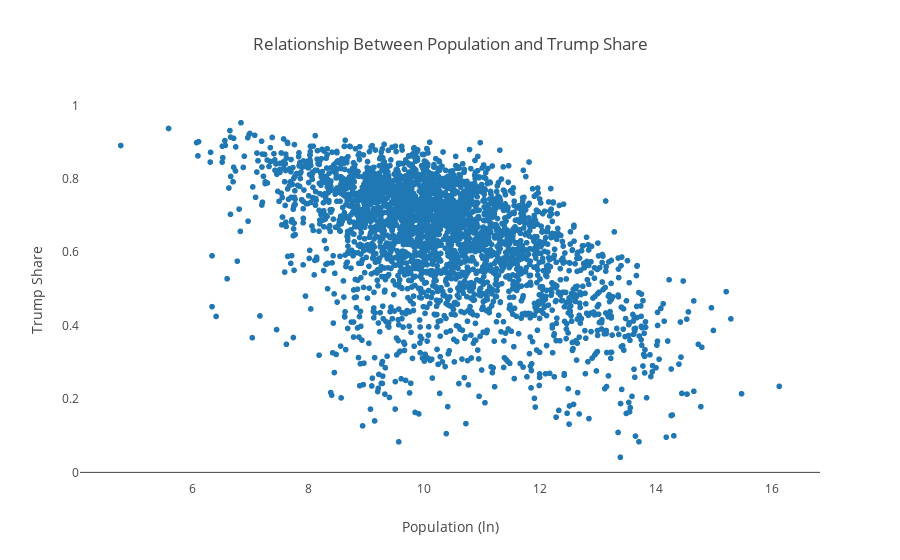

The notebook cell saved with this chart:
### Code cell
fig = px.scatter(trump, x='Population_ln', y='Trump Share',
                labels={'Population_ln': 'Population (ln)'},
                title='Relationship Between Population and Trump Share',
                template='none')

fig.update_xaxes(showgrid=False)
fig.update_yaxes(showgrid=False)
fig.show()

### Figure 1 — Plotly figure (JSON) as saved in the notebook; plotly's stock layout.template omitted (floating-point values rounded to 4 significant figures; data arrays with more than 128 entries replaced by an {"elided": "..."} marker saying what was removed)
{"data": [{"hovertemplate": "Population (ln)=%{x}<br>Trump Share=%{y}<extra></extra>", "legendgroup": "", "marker": {"color": "#1F77B4", "symbol": "circle"}, "mode": "markers", "name": "", "showlegend": false, "type": "scattergl", "x": {"elided": "3112 float values"}, "xaxis": "x", "y": {"elided": "3112 float values"}, "yaxis": "y"}], "layout": {"legend": {"tracegroupgap": 0}, "title": {"text": "Relationship Between Population and Trump Share"}, "xaxis": {"anchor": "y", "domain": [0, 1], "showgrid": false, "title": {"text": "Population (ln)"}}, "yaxis": {"anchor": "x", "domain": [0, 1], "showgrid": false, "title": {"text": "Trump Share"}}}}
